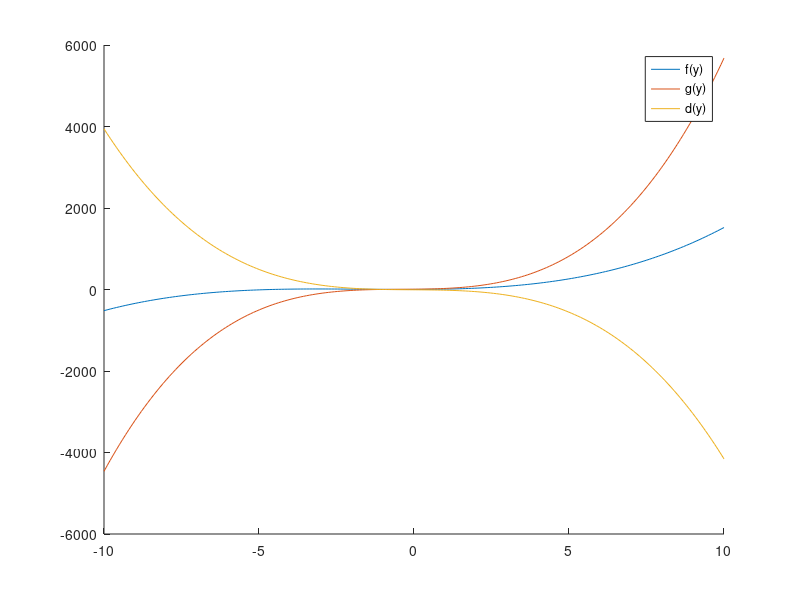

Write MATLAB code to recreate this figure. (Note: this script raises an error after producing the figure.)
function [] = o_intersection_implicit()
% given two curves f(x) and g(x), calculate their intersection

global PLOT_GRAPHS
PLOT_GRAPHS = 'y'

fx = [1; 5; 2; 1];
gx = [5; 6; 7; 8];

% Get degree of polynomial f(x)
[r,~] = size(fx);
m = r - 1;

% Get degree of polynomial g(x)
[r,~] = size(gx);
n = r - 1;

%%
% Get the polynomial h(x) = f(x) - g(x)

if m < n
    % If m > n, padd g(x) with zeros
    fx = [fx ; zeros(n-m,1)];
elseif m > n
    % If m < n, padd f(x) with zeros
    gx = [gx ; zeros(m-n,1)];
end

hx = fx-gx

%%
% Plot f(x), g(x) and h(x)

% plot f(x) and g(x)
t = linspace(-10,10,200);
f_y = polyval(fx,t);
g_y = polyval(gx,t);
h_y = polyval(hx,t);

switch PLOT_GRAPHS
    case 'y'
        figure('name','Curve Plot')
        hold on
        plot(t,f_y,'DisplayName','f(y)')
        plot(t,g_y,'DisplayName','g(y)')
        plot(t,h_y,'DisplayName','d(y)')
        legend(gca,'show');
        hold off
    case 'n'
    otherwise
        error('PLOT_GRAPHS is either y or n')
end

o_roots_mymethod(hx)
